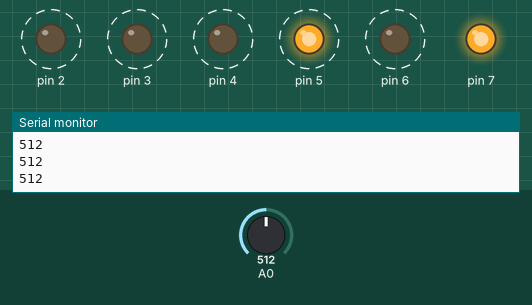
Simulated run of this sketch. Board: Arduino Uno, built with avr-gcc and run on an emulated ATmega328P. Shown: output pins drawn as LEDs (lit = HIGH), the last lines printed to the serial monitor. Dashed ring = blinking. The test bench sets the inputs (shaded band); at power-on: A0 = 512. Pins used as bus, display or sensor lines are not drawn.

Above: at 4.28 s.
4.3 s: A0 set to 0
At 6.53 s:
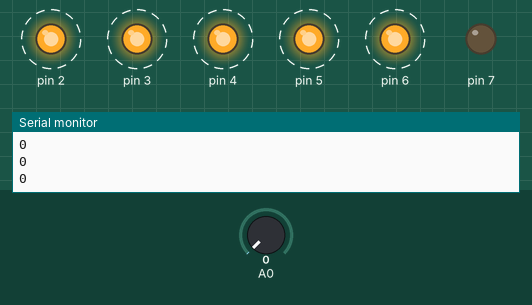
7.3 s: A0 set to 1023
Timing chart, 0 to 16.3 s (numbered marks = the images above; inputs shaded):
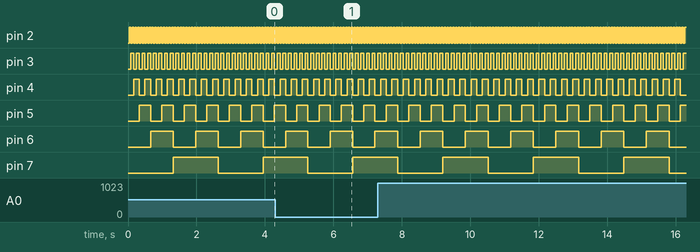

The sketch:

DAC_arduino_2.ino
```cpp
//
//Ramp out
//by Amanda Ghassaei
//http://www.instructables.com/id/Arduino-Audio-Output/
//Sept 2012

/*
 * This program is free software; you can redistribute it and/or modify
 * it under the terms of the GNU General Public License as published by
 * the Free Software Foundation; either version 3 of the License, or
 * (at your option) any later version.
 *
*/

void setup(){
  //set digital pins 0-7 as outputs
  for (int i=0; i<8; i++){
    pinMode(i,OUTPUT);
  }
  pinMode(A0,INPUT);
  Serial.begin(9600);                        // Output to Serial
  while (! Serial); // Wait untilSerial is ready
  Serial.println("Waveform generation!");
}

void loop(){
  /*
    The waveform is produced by sending values 0 to 255 to PORTD
    in sequence. We need a delay between these values. If using
    an oscilloscope use a delay of 50 microsecs. If using the
    Serial Monitor increase this to 100 ms.
  */
  for (int a=0;a<256;a++){
    PORTD = a;    //send out ramp to digital pins 0-7
    // delayMicroseconds(50); //wait 50us if using an oscilloscope
    delay(10); //wait 100ms if using the serial port


      int DACout = analogRead(A0);
      Serial.println(DACout);

  }
}
```

Measured:
- by itself, pin 2: alternates HIGH for 0.04 s and LOW for 0.04 s
- by itself, pin 3: alternates HIGH for 0.08 s and LOW for 0.08 s
- by itself, pin 4: alternates HIGH for 0.17 s and LOW for 0.17 s
- by itself, pin 5: alternates HIGH for 0.33 s and LOW for 0.33 s
- by itself, pin 6: alternates HIGH for 0.66 s and LOW for 0.66 s
- by itself, pin 7: alternates HIGH for 1.3 s and LOW for 1.3 s
